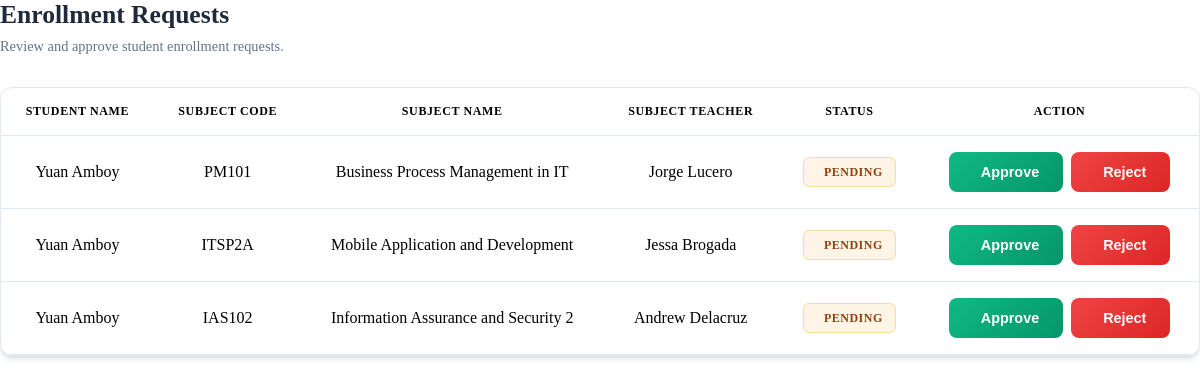
The page /registrar/pending_enrollments.php (signed in) on the database its author committed.
### tables this page shows
CREATE TABLE `enrollment_requests` (
  `request_id` int(11) NOT NULL,
  `student_id` int(11) NOT NULL,
  `subject_id` int(11) NOT NULL,
  `status` enum('Pending','Approved','Rejected') DEFAULT 'Pending',
  `request_date` timestamp NOT NULL DEFAULT current_timestamp(),
  `decision_date` timestamp NULL DEFAULT NULL,
  `registrar_id` int(11) DEFAULT NULL,
  `decision_notes` text DEFAULT NULL
);

CREATE TABLE `users` (
  `user_id` int(11) NOT NULL,
  `full_name` varchar(100) NOT NULL,
  `program` varchar(100) DEFAULT NULL,
  `section` varchar(50) DEFAULT NULL,
  `year_level` tinyint(4) DEFAULT NULL,
  `email` varchar(100) NOT NULL,
  `password_hash` varchar(255) NOT NULL,
  `role_id` int(11) NOT NULL,
  `created_at` timestamp NOT NULL DEFAULT current_timestamp(),
  `is_active` tinyint(1) DEFAULT 1
);

CREATE TABLE `subjects` (
  `subject_id` int(11) NOT NULL,
  `subject_code` varchar(20) NOT NULL,
  `subject_name` varchar(100) NOT NULL,
  `faculty_id` int(11) NOT NULL
);

### registrar/pending_enrollments.php (the view, shortened to what this page needs)
<?php
require_once __DIR__ . '/../config/db.php';
$er_q = "
SELECT er.request_id, er.student_id, er.subject_id, u.full_name AS student_name, s.subject_code, s.subject_name, uf.full_name AS teacher_name, er.request_date, er.status
FROM enrollment_requests er
JOIN users u ON er.student_id = u.user_id
JOIN subjects s ON er.subject_id = s.subject_id
LEFT JOIN users uf ON s.faculty_id = uf.user_id
WHERE er.status = 'Pending'
ORDER BY er.request_date DESC
";
$er_result = $conn->query($er_q);
?>
<div>
    <div class="page-header">
        <h2>Enrollment Requests</h2>
        <p>Review and approve student enrollment requests.</p>
    </div>
    <div class="content-section">
        <div class="table-card">
            <div class="table-wrap">
                <table class="enrollments-table">
                    <thead>
                        <tr>
                            <th>Student Name</th>
                            <th>Subject Code</th>
                            <th>Subject Name</th>
                            <th>Subject Teacher</th>
                            <th>Status</th>
                            <th>Action</th>
                        </tr>
                    </thead>
                    <tbody>
                        <?php if ($er_result && $er_result->num_rows > 0): ?>
                            <?php while ($row = $er_result->fetch_assoc()): ?>
                                <tr>
                                    <td class="student-cell"><?= htmlspecialchars($row['student_name'], ENT_QUOTES) ?></td>
                                    <td class="subject-cell"><?= htmlspecialchars($row['subject_code'], ENT_QUOTES) ?></td>
                                    <td class="subject-cell"><?= htmlspecialchars($row['subject_name'], ENT_QUOTES) ?></td>
                                    <td class="subject-cell"><?= htmlspecialchars($row['teacher_name'] ?? '-', ENT_QUOTES) ?></td>
                                    <td>
                                        <span class="status-badge">
                                            <?= htmlspecialchars($row['status'], ENT_QUOTES) ?>
                                        </span>
                                    </td>
                                    <td>
                                        <div class="action-buttons">
                                            <form method="post" style="display: inline;">
                                                <button type="submit" name="approve_enrollment" value="1" class="action-btn btn-approve">
                                                    Approve
                                                </button>
                                            </form>
                                            <form method="post" style="display: inline;">
                                                <button type="submit" name="reject_enrollment" value="1" class="action-btn btn-reject">
                                                    Reject
                                                </button>
                                            </form>
                                        </div>
                                    </td>
                                </tr>
                            <?php endwhile; ?>
                        <?php endif; ?>
                    </tbody>
                </table>
            </div>
        </div>
    </div>
</div>

### registrar/pending_enrollments.php (style rules this page uses)
* { margin: 0; padding: 0; }
.page-header { margin-bottom: 2rem; }
.page-header h2 { font-size: 1.6rem; font-weight: 700; color: var(--text-primary); margin-bottom: 0.5rem; margin-top: 0; }
.page-header p { color: var(--text-secondary); font-size: 0.9rem; margin: 0; }
.content-section { margin-bottom: 3rem; }
.table-card { background: var(--surface); border: 1px solid var(--border); border-radius: var(--radius); box-shadow: var(--shadow); margin-bottom: 2rem; overflow: hidden; transition: var(--transition); }
.table-wrap { overflow-x: auto; }
.enrollments-table { width: 100%; border-collapse: collapse; }
.enrollments-table thead { background: var(--bg); border-bottom: 1px solid var(--border); }
.enrollments-table th { padding: 1rem 1.25rem; text-align: center; font-weight: 700; color: var(--text-400); font-size: 0.75rem; text-transform: uppercase; letter-spacing: 0.05em; }
.enrollments-table tbody tr { border-bottom: 1px solid var(--border); transition: var(--transition); }
.enrollments-table td { padding: 1rem 1.25rem; vertical-align: middle; color: black; text-align: center; }
.student-cell { color: var(--text-primary); }
.subject-cell { color: var(--text-secondary); }
.status-badge { display: inline-flex; align-items: center; gap: 0.5rem; padding: 0.4rem 0.75rem; border-radius: 6px; font-size: 0.75rem; font-weight: 700; text-transform: uppercase; letter-spacing: 0.5px; background: rgba(245, 158, 11, 0.1); color: #92400e; border: 1px solid rgba(245, 158, 11, 0.3); }
.action-buttons { display: flex; gap: 0.5rem; align-items: center; justify-content: center; }
.action-btn { padding: 0.75rem 1.5rem; border: none; border-radius: 8px; font-size: 0.9rem; font-weight: 600; cursor: pointer; transition: var(--transition); display: flex; align-items: center; gap: 0.5rem; text-decoration: none; }
.btn-approve { background: linear-gradient(135deg, var(--secondary), #059669); color: white; }
.btn-reject { background: linear-gradient(135deg, var(--danger), #dc2626); color: white; }

### rows shown on the page
enrollment_requests: student.full_name "Yuan Amboy", subject.subject_code "PM101", subject.subject_name "Business Process Management in IT", users.full_name "Jorge Lucero", status "PENDING"
enrollment_requests: student.full_name "Yuan Amboy", subject.subject_code "ITSP2A", subject.subject_name "Mobile Application and Development", users.full_name "Jessa Brogada", status "PENDING"
enrollment_requests: student.full_name "Yuan Amboy", subject.subject_code "IAS102", subject.subject_name "Information Assurance and Security 2", users.full_name "Andrew Delacruz", status "PENDING"
